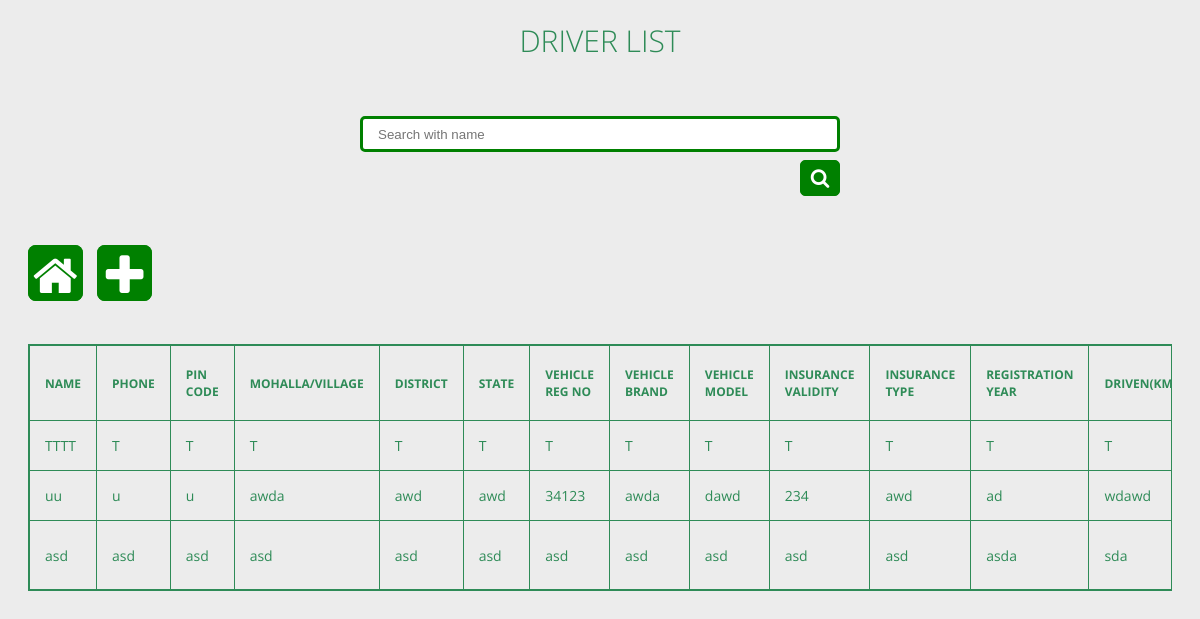
Page /driver (signed in) on the committed database.
### app/models.py (models this page shows, shortened)
class Driver(models.Model):
    driver_id = models.AutoField(primary_key=True)
    driver_name=models.CharField(max_length=150)
    mobile_no=models.CharField(max_length=20, null=True)
    pin_code=models.CharField(max_length=10, null=True)
    mohalla_or_village=models.CharField(max_length=200, null=True)
    district=models.CharField(max_length=200, null=True)
    state=models.CharField(max_length=200, null=True)
    vehicle_registration_no=models.CharField(max_length=100, null=True)
    vehicle_brand=models.CharField(max_length=100, null=True)
    vehicle_model=models.CharField(max_length=100, null=True)
    insurance_validity=models.CharField(max_length=100, null=True)
    insurance_type=models.CharField(max_length=100, null=True)
    registration_year=models.CharField(max_length=10, null=True)
    km_driven=models.CharField(max_length=50, null=True)
    choice=(('UNDER VARIFICATION','UNDER VARIFICATION'),('ACTIVE','ACTIVE'),('OFFLINE','OFFLINE'),('ON A RIDE','ON A RIDE'))
    status=models.CharField(max_length=50, choices=choice, default='pending', null=True)

### app/views.py (the view)
# urls.py: path('driver', views.DriverList.as_view()),
@login_required
def driver(request):
    if 'q' in request.GET:
        q=request.GET['q']
        drivers=Driver.objects.filter(driver_name__icontains=q)
        drivers = drivers.filter(Q(status='ACTIVE') | Q(status='OFFLINE') | Q(status='ON A RIDE'))
    else:
        drivers=Driver.objects.all().filter(Q(status='ACTIVE') | Q(status='OFFLINE') | Q(status='ON A RIDE'))
    return render(request,'app/driver.html' , {'drivers':drivers})

### app/templates/app/driver.html (shortened to what this page needs)
{% load static %}
<html lang="en">
<head>
    <link rel="stylesheet" href="{% static 'css/driver.css' %}">
    <link rel="stylesheet" href="{% static 'css/search.css' %}">
    <link rel="stylesheet" href="https://maxcdn.bootstrapcdn.com/font-awesome/4.4.0/css/font-awesome.min.css">
</head>
<body>
    <section>
        <h1>Driver List</h1><br>
        <br><br><br><br>
        <div class="wrap">
          <div class="search">
            <form method="GET">
              <input name="q" type="text" class="searchTerm" placeholder="Search with name">
              <br>
              <br>
              <button type="submit" class="searchButton">
                <i class="fa fa-search"></i>
             </button>
            </form>
          </div>
       </div>
       <br><br><br>
       <div style="display: inline;">
        <a href="/" class="homebtn"><i class="fa fa-home fa-3x fa-inverse" aria-hidden="true" id="ic"></i></a>
      <a href="{% url 'createdriver' %}" class="homebtn crtbtn">
        <i class="fa fa-plus fa-3x fa-inverse" aria-hidden="true"></i>
      </a>
      </div>
       <br><br><br>
        <div class="tbl-content">
          <table cellpadding="0" cellspacing="0" border="1">
            <div class="tbl-header">
                <thead>
                    <tr>
                      <th>name</th>
                      <th>phone</th>
                      <th>pin code</th>
                      <th>mohalla/village</th>
                      <th>district</th>
                      <th>state</th>
                      <th>vehicle reg no</th>
                      <th>vehicle brand</th>
                      <th>vehicle model</th>
                      <th>insurance validity</th>
                      <th>insurance type</th>
                      <th>registration year</th>
                      <th>driven(km)</th>
                    </tr>
                  </thead>
                </div>
            <tbody>
              {% for i in drivers %}
            <tr>
              <td>{{ i.driver_name }}</td>
              <td>{{ i.mobile_no }}</td>
              <td>{{ i.pin_code }}</td>
              <td>{{ i.mohalla_or_village }}</td>
              <td>{{ i.district }}</td>
              <td>{{ i.state }}</td>
              <td>{{ i.vehicle_registration_no }}</td>
              <td>{{ i.vehicle_brand }}</td>
              <td>{{ i.vehicle_model }}</td>
              <td>{{ i.insurance_validity }}</td>
              <td>{{ i.insurance_type }}</td>
              <td>{{ i.registration_year }}</td>
              <td>{{ i.km_driven }}</td>
            </tr>
              {% endfor %}
            </tbody>
          </table>
        </div>
      </section>
</body>
</html>

### static/css/driver.css (style rules this page uses)
h1 { font-size: 30px; color: #2E8B57; text-transform: uppercase; font-weight: 300; text-align: center; margin-bottom: 15px; }
table { border-color: #2E8B57; border-style: solid; width:100%; overflow-x: auto; border-collapse: collapse; }
thead { border: 1px solid #2E8B57; }
.tbl-header { background-color: rgba(255,255,255,0.3); }
.tbl-content { height:auto; overflow-x:auto; margin-top: 0px; border: 1px solid #2E8B57; }
th { padding: 20px 15px; text-align: left; font-weight: bolder; font-size: 12px; color: #2E8B57; text-transform: uppercase; }
td { padding: 15px; text-align: left; vertical-align:middle; font-weight: normal; font-size: 14px; color: #2E8B57; border-bottom: solid 1px #2E8B57; }
body { background: -webkit-linear-gradient(left, #ececec, #ececec); background: linear-gradient(to right, #ececec, #ececec); font-family: 'Roboto', sans-serif; }
section { margin: 20px; }

### static/css/search.css (style rules this page uses)
body { font-family: 'Open Sans', sans-serif; }
.homebtn { padding-top: 28px; padding-left: 2px; padding-right: 2px; border: 3px solid green; background-color: green; border-radius: 8px; }
.crtbtn { margin-bottom: -10px; margin-left: 10px; padding-left: 6px; padding-right: 6px; }
.search { width: 100%; position: relative; display: inline; }
.searchTerm { float:left; width: 100%; border: 3px solid green; padding: 15px; height: 20px; border-radius: 5px 5px 5px 5px; outline: none; color: #9DBFAF; }
.searchButton { float: right; width: 40px; height: 36px; border: 1px solid green; background: green; text-align: center; color: #fff; border-radius: 5px 5px 5px 5px; cursor: pointer; font-size: 20px; }
.wrap { margin-top: -30px; width: 40%; position: absolute; display: inline-block; left: 50%; transform: translate(-50%, -50%); }

### rows in the picture
Driver: driver_name "TTTT", mobile_no "T", pin_code "T", mohalla_or_village "T", district "T", state "T", vehicle_registration_no "T", vehicle_brand "T", vehicle_model "T", insurance_validity "T", insurance_type "T", registration_year "T", km_driven "T"
Driver: driver_name "uu", mobile_no "u", pin_code "u", mohalla_or_village "awda", district "awd", state "awd", vehicle_registration_no "34123", vehicle_brand "awda", vehicle_model "dawd", insurance_validity "234", insurance_type "awd", registration_year "ad", km_driven "wdawd"
Driver: driver_name "asd", mobile_no "asd", pin_code "asd", mohalla_or_village "asd", district "asd", state "asd", vehicle_registration_no "asd", vehicle_brand "asd", vehicle_model "asd", insurance_validity "asd", insurance_type "asd", registration_year "asda", km_driven "sda"
